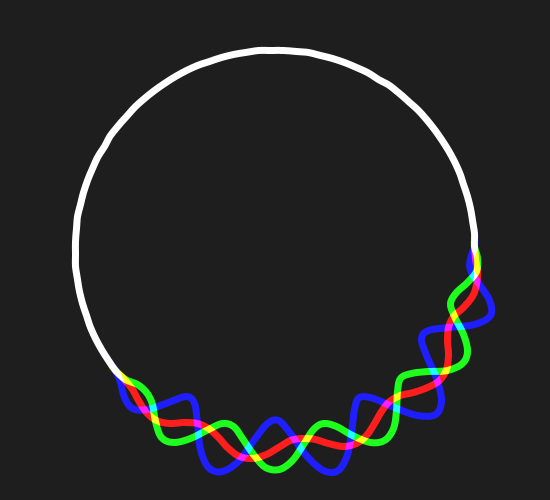
Frame 1 (no input)
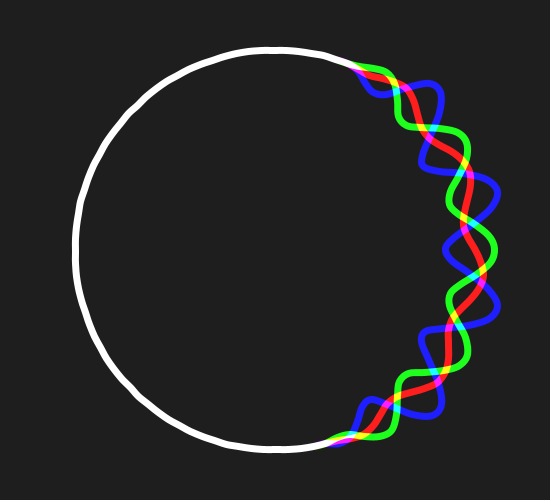
Frame 60 (the mouse pressed at the canvas centre just before this capture)
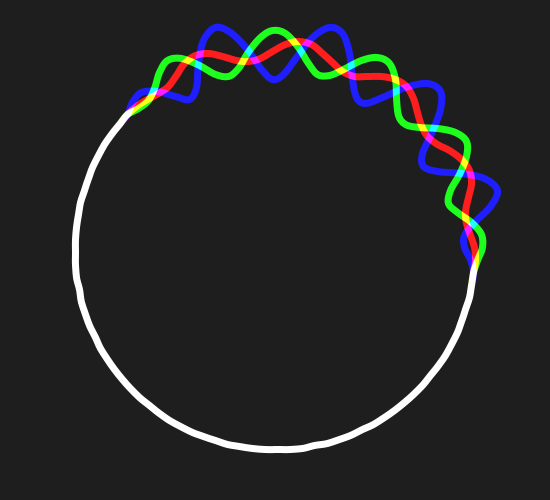
Frame 120 (the mouse held since frame 60 and released just before this capture)

The Processing sketch that drew these frames (run headless with seeded random() and noise(); from frame 60 on, the mouse is pressed at the canvas centre):

// Processing sketch: msr_sine_circle
// ── msr_sine_circle.pde
WaveCircle wc, wc2, wc3;

void setup(){
  size(550,500);
  //pixelDensity(2);
  
  wc  = new WaveCircle(100,12,200,0.05,7,color(#FF0000), 0.4, 0, true, 0.1, true);
  wc2 = new WaveCircle(100,12,200,0.1,7,color(#00FF00), 0.4, 0, false, 0.1, true);
  wc3 = new WaveCircle(100,12,200,0.15,7,color(#0000FF), 0.4, PI/180*45, false, 0.1, true);
}

void draw(){
  blendMode(ADD);
  background(30);
  
  wc.update();
  wc.display();
  
  wc2.update();
  wc2.display();
  
  wc3.update();
  wc3.display();
}
// ── WaveCircle.pde
class WaveCircle {
  int resolution, num_waves;
  float radius, wave_height, wave_pct, counter;
  float stroke_weight, counter_increment, angle_offset;
  color c;
  boolean sine, useCurves;

  ArrayList<PVector> pts; // Don't need to initialize b/c update overwrites it.

  WaveCircle(int _res, int _nWaves, float _r, float _heightPercent, float _str_wght, 
    color _c, float _wave_pct, float _angle_offset, boolean _useSine, float _counter_inc, 
    boolean _useCurves) {
    this.resolution  = _res;
    this.num_waves   = _nWaves;
    this.radius      = _r;
    this.wave_height = this.radius * _heightPercent;
    this.stroke_weight = _str_wght;
    this.c           = _c;
    this.wave_pct    = _wave_pct;
    this.sine        = _useSine;
    this.counter_increment = _counter_inc;
    this.angle_offset = _angle_offset;
    this.useCurves    = _useCurves;
  }

  void update() {
    this.counter -= this.counter_increment;

    ArrayList<PVector> new_pts = new ArrayList<PVector>();
    for (int i = 0; i < this.resolution; i++) {
      float angle = TWO_PI / this.resolution * i;

      float radius_addon = 0; 
      float speed_incrementer = counter / 5;

      if (i < this.wave_pct*this.resolution || i == resolution) {

        float smoothing_amount = 0.14;
        float smooth_pct = 1;

        if (i < wave_pct * resolution * smoothing_amount) {
          smooth_pct = i / (wave_pct * resolution * smoothing_amount);
        }

        if (i > wave_pct * resolution * (1 - smoothing_amount) && i <= wave_pct * resolution) {
          smooth_pct = (wave_pct * resolution - i) / (wave_pct * resolution * smoothing_amount);
        }

        if (i==resolution) {
          smooth_pct=0;
        }
        if (this.sine) {
          radius_addon = smooth_pct * this.wave_height * sin((angle+angle_offset+speed_incrementer)*this.num_waves);
        } else {
          radius_addon = smooth_pct * this.wave_height * cos((angle+angle_offset+speed_incrementer)*this.num_waves);
        }
      }

      float x = (this.radius + radius_addon) * cos(angle + speed_incrementer);
      float y = (this.radius + radius_addon) * sin(angle + speed_incrementer);

      PVector v = new PVector(x, y);
      new_pts.add(v);
    }
    this.pts = new_pts;
  }

  void display() {
    strokeWeight(this.stroke_weight);
    stroke(this.c);
    noFill();

    pushMatrix();
    translate(width/2, height/2);

    PVector last       = this.pts.get(this.pts.size() - 1);
    PVector first      = this.pts.get(0);

    beginShape();
    if (this.useCurves) {
      PVector nextLast       = this.pts.get(this.pts.size() - 2);
      curveVertex(nextLast.x, nextLast.y);
      curveVertex(last.x, last.y);
    } else {
      vertex(last.x, last.y);
    }

    for (PVector p : this.pts) {
      if (this.useCurves) {
        curveVertex(p.x, p.y);
      } else {
        vertex(p.x, p.y);
      }
    }
    if (this.useCurves) {
      curveVertex(first.x, first.y);
    } else {
      vertex(first.x, first.y);
    }
    endShape(CLOSE);
    popMatrix();
  }
}
